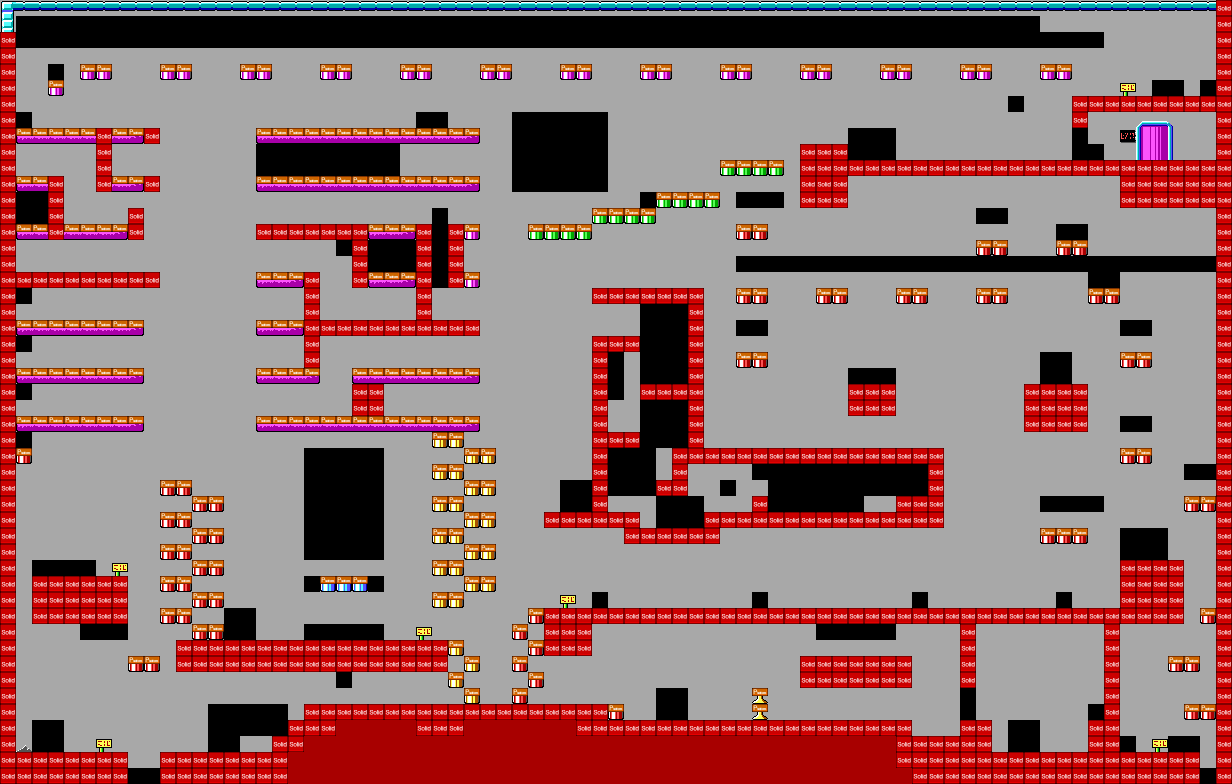

The image is a tile-based game level rendered from a .tmx file. Its description and source (layers, tilesets, objects; grid data summarised) follow:
An orthogonal 77x49 tile map with 16x16 px tiles, 3 tile layers (Background, Foreground, Collision), 2 tilesets and 10 objects (2x garg, 2x pat-pat, 2x yorp, green-spikes, vorticon, ...).

<map version="1.0" orientation="orthogonal" width="77" height="49" tilewidth="16" tileheight="16">
 <properties>
  <property name="background_color" value="#A8A8A8" />
 </properties>
 <tileset firstgid="1" name="Level 3" tilewidth="16" tileheight="16">
  <image source="../tilesets/levels/3.png" width="96" height="112" />
 </tileset>
 <tileset firstgid="43" name="metakeen" tilewidth="16" tileheight="16">
  <image source="../tilesets/meta.png" width="80" height="16" />
  <tile id="0">
   <properties>
    <property name="type" value="solid" />
   </properties>
  </tile>
  <tile id="1">
   <properties>
    <property name="type" value="platform" />
   </properties>
  </tile>
 </tileset>
 <layer name="Background" width="77" height="49">
  <data>[3773 cells, 3615 non-empty, 39 distinct tile ids]</data>
 </layer>
 <objectgroup name="Enemy Entities" width="77" height="49">
  <object name="green-spikes" x="128" y="768" width="32" height="16" />
  <object name="garg" x="816" y="496" width="16" height="16" />
  <object name="garg" x="1024" y="736" width="16" height="16" />
  <object name="pat-pat" x="1168" y="736" width="16" height="16" />
  <object name="pat-pat" x="1184" y="736" width="16" height="16" />
  <object name="yorp" x="288" y="704" width="16" height="16" />
  <object name="yorp" x="256" y="736" width="16" height="16" />
  <object name="vorticon" x="912" y="128" width="16" height="16" />
 </objectgroup>
 <objectgroup name="Entities" width="77" height="49">
  <object name="mainPlayer" x="32" y="720" width="16" height="32" />
  <object name="exit" x="1136" y="128" width="32" height="32" />
 </objectgroup>
 <layer name="Foreground" width="77" height="49">
  <data>[3773 cells, 0 non-empty, 0 distinct tile ids]</data>
 </layer>
 <layer name="Collision" width="77" height="49">
  <data>[3773 cells, 825 non-empty, 2 distinct tile ids]</data>
 </layer>
</map>